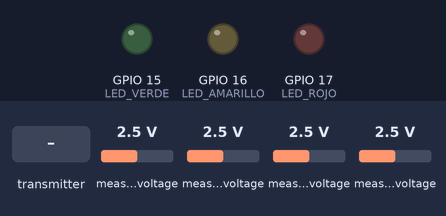
This sketch was run on a simulated ESP32. Shown: output pins drawn as LEDs (lit = HIGH). The test bench sets the inputs (shaded band); at power-on: measured voltage 2.5 V. WiFi joins after 1.5 s; servers stay silent unless stated; uploads are accepted with an empty reply; no radio packets arrive unless stated; what the sketch prints to the serial monitor is not drawn.

Above: at 0.0 s.
At 3.2 s:
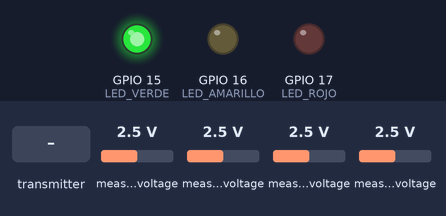
3.3 s: measured voltage (sensor 200) set to 4.9 V
At 6.2 s:
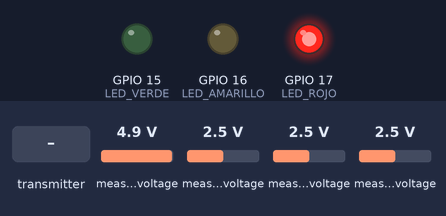
6.5 s: measured voltage (sensor 201) set to 3.8 V
11.5 s: measured voltage (sensor 202) set to 3.8 V
16.5 s: the transmitter starts sending nodo_id = 0
18.2 s: measured voltage (sensor 200) set to 0.1 V
21.7 s: measured voltage (sensor 201) set to 0.1 V
Timing chart, 0 to 24.7 s (numbered marks = the images above; inputs shaded):
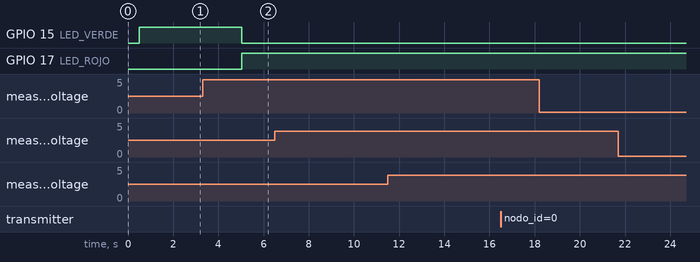

Measured:
- after the input at 6.5 s, every drawn part: stays the same
- after the input at 11.5 s, every drawn part: stays the same
- after the input at 16.5 s, every drawn part: stays the same
- after the input at 18.2 s, every drawn part: stays the same
- after the input at 21.7 s, every drawn part: stays the same

The sketch:

nodo_gateway.ino
```cpp
/*
  MINAC - NODO 2 (GATEWAY, con conexión)
  Lee sus propios 4 sensores, calcula ppm en vivo, envía directo a la
  API por WiFi. Además escucha por radio NRF24L01 lecturas del Nodo 1
  (cuando no tiene señal) y las retransmite.

  Conexiones: mismas que en pruebas anteriores
  Librerías requeridas: Adafruit ADS1X15, RF24 (TMRh20), WiFi (incluida en ESP32)
*/

#include <Wire.h>
#include <Adafruit_ADS1X15.h>
#include <SPI.h>
#include <RF24.h>
#include <WiFi.h>
#include <HTTPClient.h>
#include <math.h>

// ============================================================
// >>> CONFIGURAR ANTES DE SUBIR <<<
#define NODO_ID 2
const char* WIFI_SSID     = "HolaCafecitoColinas";
const char* WIFI_PASSWORD = "HolaColinas";
const char* API_URL       = "https://minac-production-9424.up.railway.app/monitoreo";
// ============================================================

#define CE_PIN 4
#define CSN_PIN 5

Adafruit_ADS1115 ads;
RF24 radio(CE_PIN, CSN_PIN);

const byte direccion[6] = "GATE1";

const float FACTOR_DIVISOR = 30.0 / 20.0;
const float VC = 5.0;

// --- Vout0 del Nodo 2 (calibración confirmada, aire limpio) ---
// NOTA: el MQ-135 de este nodo dio lecturas inconsistentes en las
// pruebas de laboratorio (posible falla de hardware, pendiente de
// diagnóstico). Se deja calibrado con el último valor estable
// conocido, pero sus datos deben tratarse con reserva hasta resolverlo.
struct ConfigSensor {
  const char* nombre;
  float a, b;
  float rsRoMin, rsRoMax;
  float vout0;
};

// ============================================================
// Semáforo (3 LEDs) - pines sugeridos, no chocan con I2C/SPI
// ============================================================
#define LED_VERDE    15
#define LED_AMARILLO 16
#define LED_ROJO     17

ConfigSensor sensores[4] = {
  { "MQ-2",   591.283f, -2.0765f, 0.256f, 1.685f, 1.4181f },
  { "MQ-3",     0.3923f, -1.4932f, 0.114f, 2.498f, 0.8282f },
  { "MQ-135", 110.379f, -2.7217f, 0.804f, 2.416f, 0.4505f },
  { "MQ-9",   400.0f,   -2.0f,    0.2f,   2.0f,   0.4278f },
};

// Umbrales de semáforo por sensor (ppm). MQ-3 no participa (incluir=false).
// MQ-135 sigue incluido, pero recuerden que este nodo tiene pendiente
// el diagnóstico de hardware de ese sensor específico.
struct UmbralSemaforo {
  float amarillo, rojo;
  bool incluir;
};

UmbralSemaforo umbrales[4] = {
  { 1000.0f, 5000.0f, true  }, // MQ-2
  { 0.0f,    0.0f,    false }, // MQ-3 (no participa)
  { 1000.0f, 5000.0f, true  }, // MQ-135
  { 35.0f,   200.0f,  true  }, // MQ-9
};

struct PaqueteSensores {
  uint8_t  nodo_id;
  float    mq2;
  float    mq3;
  float    mq135;
  float    mq9;
  uint8_t  fueraDeRangoBits;
  uint32_t timestamp_ms;
  uint8_t  retransmitido;
};

PaqueteSensores paqueteLocal;
PaqueteSensores paqueteRecibido;

unsigned long ultimaLectura = 0;
const unsigned long INTERVALO_MS = 5000;

float leerVoltajeSensor(int canal) {
  int16_t crudo = ads.readADC_SingleEnded(canal);
  float voltajeADC = ads.computeVolts(crudo);
  return voltajeADC * FACTOR_DIVISOR;
}

float calcularPPM(ConfigSensor &s, float voutActual, bool &fueraDeRango) {
  if (voutActual <= 0.001) {
    fueraDeRango = true;
    return 0.0f;
  }
  float numerador = (VC - voutActual) / voutActual;
  float denominador = (VC - s.vout0) / s.vout0;
  float rsRo = numerador / denominador;
  float ppm = s.a * pow(rsRo, s.b);
  fueraDeRango = !(rsRo >= s.rsRoMin && rsRo <= s.rsRoMax);
  return ppm;
}

void leerYCalcularSensores(PaqueteSensores &p) {
  p.nodo_id = NODO_ID;
  p.fueraDeRangoBits = 0;

  bool fdr;
  p.mq2 = calcularPPM(sensores[0], leerVoltajeSensor(0), fdr);
  if (fdr) p.fueraDeRangoBits |= (1 << 0);

  p.mq3 = calcularPPM(sensores[1], leerVoltajeSensor(1), fdr);
  if (fdr) p.fueraDeRangoBits |= (1 << 1);

  p.mq135 = calcularPPM(sensores[2], leerVoltajeSensor(2), fdr);
  if (fdr) p.fueraDeRangoBits |= (1 << 2);

  p.mq9 = calcularPPM(sensores[3], leerVoltajeSensor(3), fdr);
  if (fdr) p.fueraDeRangoBits |= (1 << 3);

  p.timestamp_ms  = millis();
  p.retransmitido = 0;
}

String fueraDeRangoTexto(uint8_t bits) {
  String resultado = "";
  const char* nombres[4] = { "MQ-2", "MQ-3", "MQ-135", "MQ-9" };
  for (int i = 0; i < 4; i++) {
    if (bits & (1 << i)) {
      if (resultado.length() > 0) resultado += ",";
      resultado += nombres[i];
    }
  }
  return resultado;
}

// 0 = verde, 1 = amarillo, 2 = rojo, -1 = no participa en el semáforo
int estadoDeSensor(int indice, float ppm, bool fueraDeRango) {
  if (!umbrales[indice].incluir) return -1;
  if (fueraDeRango) return 2;
  if (ppm >= umbrales[indice].rojo) return 2;
  if (ppm >= umbrales[indice].amarillo) return 1;
  return 0;
}

int calcularEstadoGeneral(const PaqueteSensores &p) {
  float valores[4] = { p.mq2, p.mq3, p.mq135, p.mq9 };
  int peor = 0;
  for (int i = 0; i < 4; i++) {
    bool fdr = p.fueraDeRangoBits & (1 << i);
    int estado = estadoDeSensor(i, valores[i], fdr);
    if (estado > peor) peor = estado;
  }
  return peor;
}

void actualizarSemaforo(int estado) {
  digitalWrite(LED_VERDE,    estado == 0 ? HIGH : LOW);
  digitalWrite(LED_AMARILLO, estado == 1 ? HIGH : LOW);
  digitalWrite(LED_ROJO,     estado == 2 ? HIGH : LOW);
}

bool enviarAPI(const PaqueteSensores &p, const char* via) {
  HTTPClient http;
  http.begin(API_URL);
  http.addHeader("Content-Type", "application/json");

  String idEquipo = "ESP32-00" + String(p.nodo_id);
  String idGateway = "ESP32-00" + String(NODO_ID);
  String fdr = fueraDeRangoTexto(p.fueraDeRangoBits);

  String json = "{";
  json += "\"idEquipo\":\"" + idEquipo + "\",";
  json += "\"mq2\":" + String(p.mq2, 2) + ",";
  json += "\"mq3\":" + String(p.mq3, 2) + ",";
  json += "\"mq135\":" + String(p.mq135, 2) + ",";
  json += "\"mq9\":" + String(p.mq9, 2) + ",";
  json += "\"timestamp\":" + String(p.timestamp_ms) + ",";
  json += "\"via\":\"" + String(via) + "\",";
  json += "\"fueraDeRango\":\"" + fdr + "\"";
  if (String(via) == "retransmitido") {
    json += ",\"retransmitidoPor\":\"" + idGateway + "\"";
  }
  json += "}";

  int codigo = http.POST(json);
  http.end();

  Serial.print("[API] POST (");
  Serial.print(via);
  Serial.print(") -> código HTTP: ");
  Serial.println(codigo);

  return (codigo > 0 && codigo < 300);
}

void setup() {
  Serial.begin(115200);
  delay(500);
  Serial.println("=== MINAC - Nodo 2 (GATEWAY) ===");

  pinMode(LED_VERDE, OUTPUT);
  pinMode(LED_AMARILLO, OUTPUT);
  pinMode(LED_ROJO, OUTPUT);
  digitalWrite(LED_VERDE, HIGH);
  digitalWrite(LED_AMARILLO, LOW);
  digitalWrite(LED_ROJO, LOW);

  Wire.begin(21, 22);
  if (!ads.begin(0x48)) {
    Serial.println("ERROR: ADS1115 no detectado.");
    while (1) { delay(1000); }
  }
  ads.setGain(GAIN_ONE);

  if (!radio.begin()) {
    Serial.println("ERROR: NRF24L01 no detectado.");
    while (1) { delay(1000); }
  }
  radio.setPALevel(RF24_PA_MAX);
  radio.setDataRate(RF24_250KBPS);
  radio.setChannel(90);
  radio.openReadingPipe(1, direccion);
  radio.startListening();

  Serial.print("Conectando a WiFi");
  WiFi.begin(WIFI_SSID, WIFI_PASSWORD);
  while (WiFi.status() != WL_CONNECTED) {
    delay(300);
    Serial.print(".");
  }
  Serial.println(" conectado.");
}

void loop() {
  if (radio.available()) {
    radio.read(&paqueteRecibido, sizeof(paqueteRecibido));
    paqueteRecibido.retransmitido = 1;

    Serial.println("---------------------------------------------");
    Serial.print("[RECIBIDO POR RADIO] del nodo ");
    Serial.println(paqueteRecibido.nodo_id);

    enviarAPI(paqueteRecibido, "retransmitido");
  }

  if (millis() - ultimaLectura >= INTERVALO_MS) {
    ultimaLectura = millis();
    leerYCalcularSensores(paqueteLocal);

    int estado = calcularEstadoGeneral(paqueteLocal);
    actualizarSemaforo(estado);

    Serial.println("---------------------------------------------");
    Serial.print("[SEMÁFORO] ");
    Serial.println(estado == 0 ? "VERDE" : (estado == 1 ? "AMARILLO" : "ROJO"));
    Serial.print("[LECTURA] MQ-2: ");
    Serial.print(paqueteLocal.mq2, 1);
    Serial.print(" ppm | MQ-3: ");
    Serial.print(paqueteLocal.mq3, 1);
    Serial.print(" ppm | MQ-135: ");
    Serial.print(paqueteLocal.mq135, 1);
    Serial.print(" ppm | MQ-9: ");
    Serial.print(paqueteLocal.mq9, 1);
    Serial.println(" ppm");

    enviarAPI(paqueteLocal, "directo");
  }
}
```
